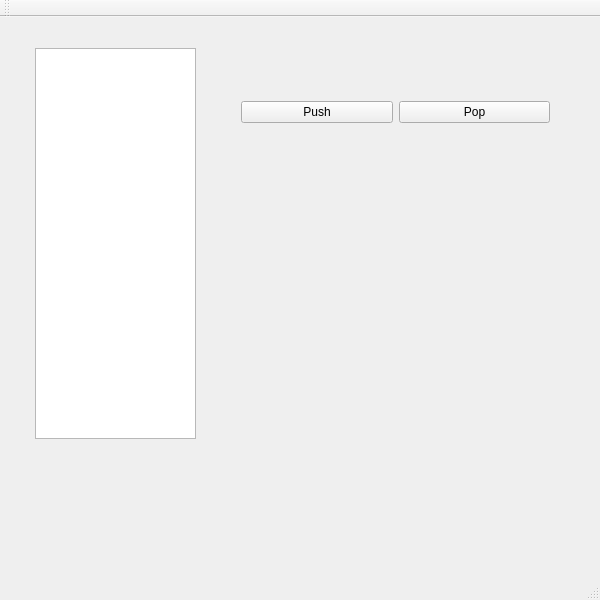
<?xml version="1.0" encoding="UTF-8"?>
<ui version="4.0">
 <class>MainWindowClass</class>
 <widget class="QMainWindow" name="MainWindowClass">
  <property name="geometry">
   <rect>
    <x>0</x>
    <y>0</y>
    <width>600</width>
    <height>600</height>
   </rect>
  </property>
  <property name="minimumSize">
   <size>
    <width>600</width>
    <height>600</height>
   </size>
  </property>
  <property name="maximumSize">
   <size>
    <width>600</width>
    <height>600</height>
   </size>
  </property>
  <property name="windowTitle">
   <string>MainWindow</string>
  </property>
  <widget class="QWidget" name="centralWidget">
   <widget class="QTableWidget" name="stackTable">
    <property name="geometry">
     <rect>
      <x>35</x>
      <y>31</y>
      <width>161</width>
      <height>391</height>
     </rect>
    </property>
   </widget>
   <widget class="QWidget" name="layoutWidget">
    <property name="geometry">
     <rect>
      <x>230</x>
      <y>70</y>
      <width>331</width>
      <height>51</height>
     </rect>
    </property>
    <layout class="QHBoxLayout" name="horizontalLayout">
     <item>
      <widget class="QPushButton" name="push">
       <property name="text">
        <string>Push</string>
       </property>
      </widget>
     </item>
     <item>
      <widget class="QPushButton" name="pop">
       <property name="text">
        <string>Pop</string>
       </property>
      </widget>
     </item>
    </layout>
   </widget>
  </widget>
  <widget class="QMenuBar" name="menuBar">
   <property name="geometry">
    <rect>
     <x>0</x>
     <y>0</y>
     <width>600</width>
     <height>26</height>
    </rect>
   </property>
  </widget>
  <widget class="QToolBar" name="mainToolBar">
   <attribute name="toolBarArea">
    <enum>TopToolBarArea</enum>
   </attribute>
   <attribute name="toolBarBreak">
    <bool>false</bool>
   </attribute>
  </widget>
  <widget class="QStatusBar" name="statusBar"/>
 </widget>
 <layoutdefault spacing="6" margin="11"/>
 <resources>
  <include location="mainwindow.qrc"/>
 </resources>
 <connections/>
</ui>
